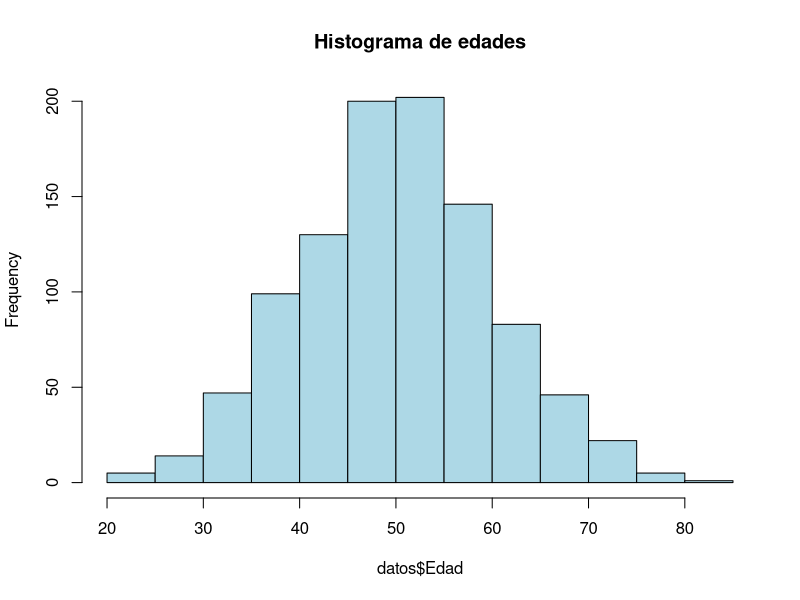
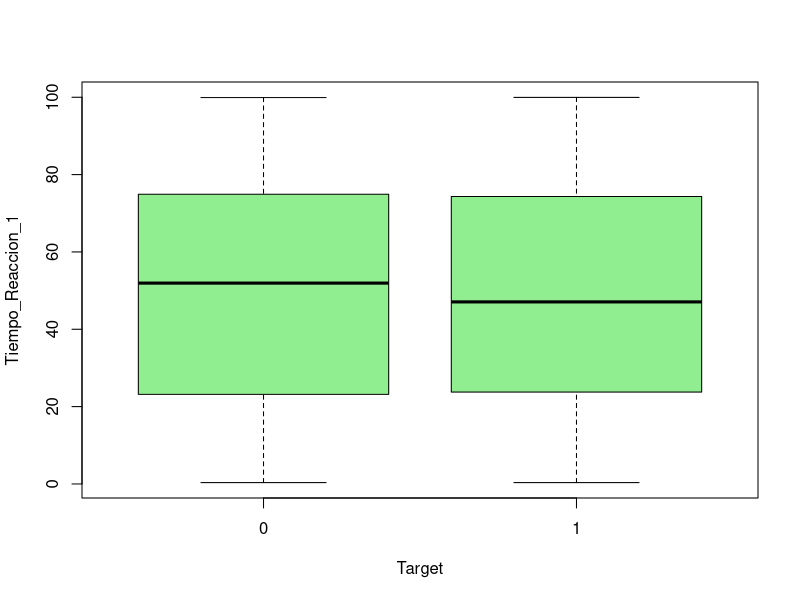
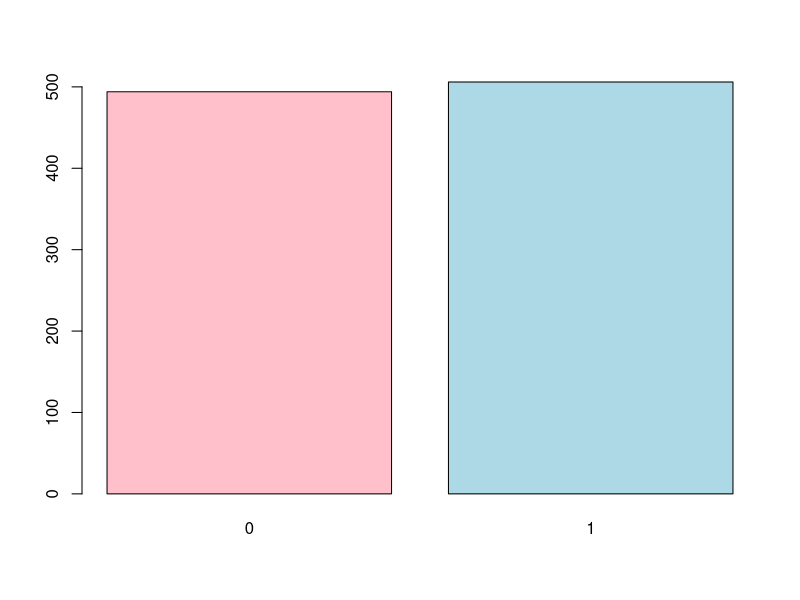

R code for these plots, in order:

# Cargar librerías necesarias
install.packages("ggplot2") # si no está instalada
library(ggplot2)

# Leer el dataset
datos <- read.csv("Alzheimer_dataset.csv", sep = ";")

# Explorar estructura
head(datos)
str(datos)
summary(datos)
colSums(is.na(datos))

# Gráficos básicos
hist(datos$Edad, breaks = 20, main = "Histograma de edades", col = "lightblue")
boxplot(Tiempo_Reaccion_1 ~ Target, data = datos, col = "lightgreen")
barplot(table(datos$Sexo), col = c("pink", "lightblue"))

# Modelo de regresión logística
modelo <- glm(Target ~ Edad + Tiempo_Reaccion_1, data = datos, family = binomial)
summary(modelo)
